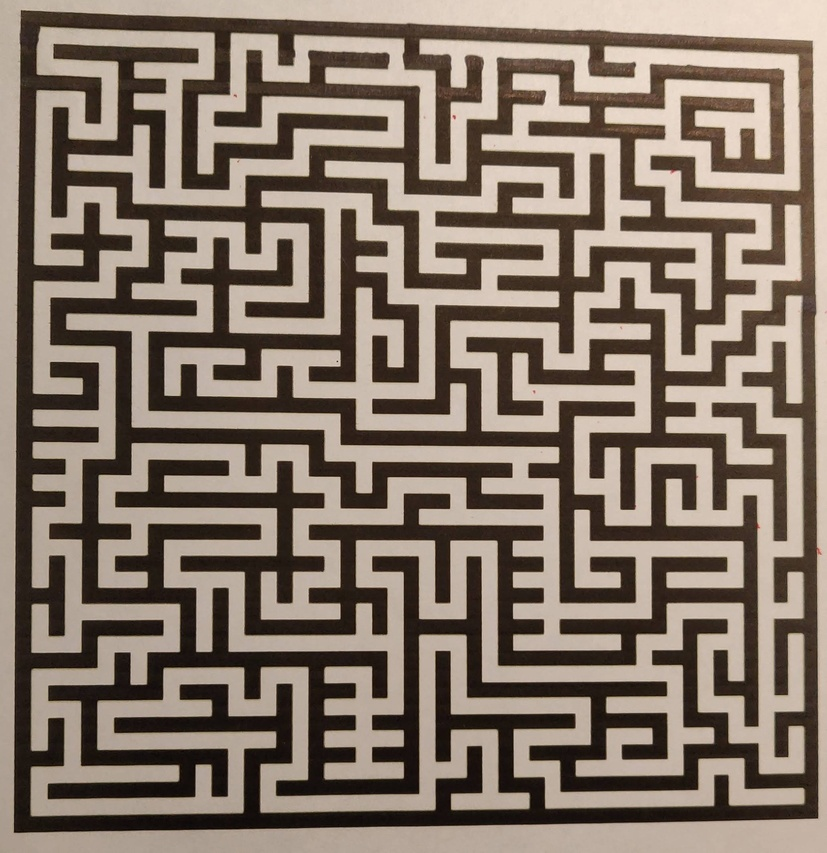
#> input picture mazePhoto.jpg, 827 x 853 px, shrunk from 2060 x 2124 before the run
$ python lineFinder.py
#> lines starting #> are read from the running program, lines starting #| are printed output that depends on the picture
import cv2 as cv
import numpy as np
img = cv.imread(cv.samples.findFile('mazePhoto.jpg'))
#> img is the input picture: shape (853, 827, 3); mean B, G, R 106.2, 118.7, 133.2
gray = cv.cvtColor(img,cv.COLOR_BGR2GRAY)
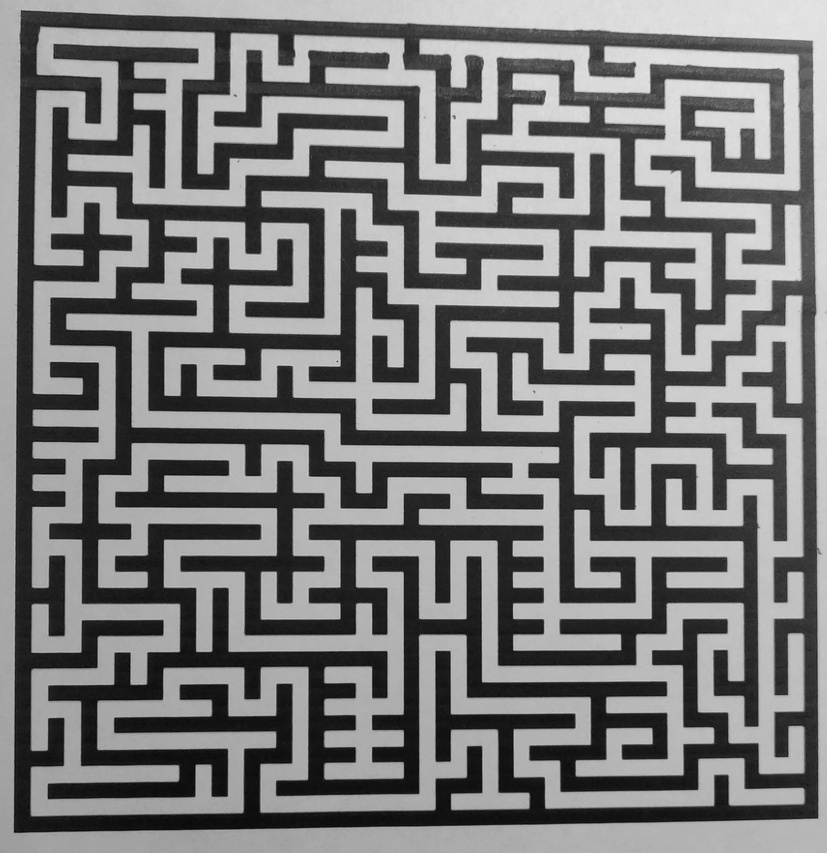
#> gray: shape (853, 827); min 3, max 229, mean 121.6
edges = cv.Canny(gray,50,150,apertureSize = 3)
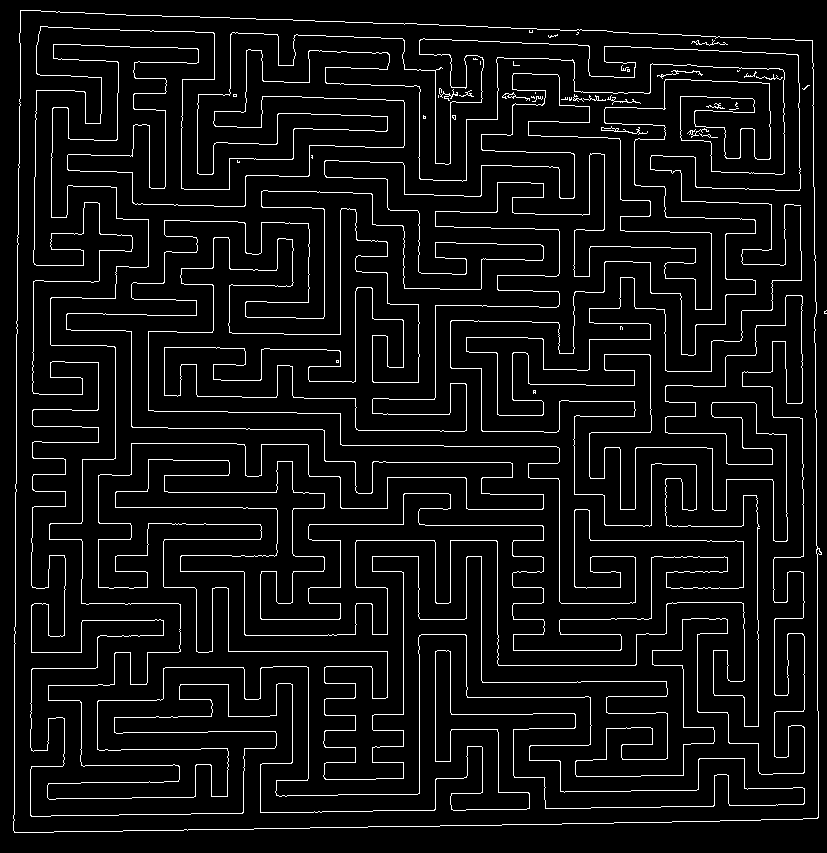
#> edges: shape (853, 827); 6.1% white in thin lines or dots
lines = cv.HoughLinesP(edges,1,np.pi/180,50,minLineLength=2,maxLineGap=30)
#> lines = 350 rows, first 6: [19, 832, 802, 819], [87, 815, 487, 809], [435, 826, 435, 24], [277, 540, 816, 540], [403, 524, 403, 210], [15, 603, 676, 603]
for line in lines:
    x1,y1,x2,y2 = line[0]
    cv.line(img,(x1,y1),(x2,y2),(0,255,0),2)
#> this loop made 350 passes
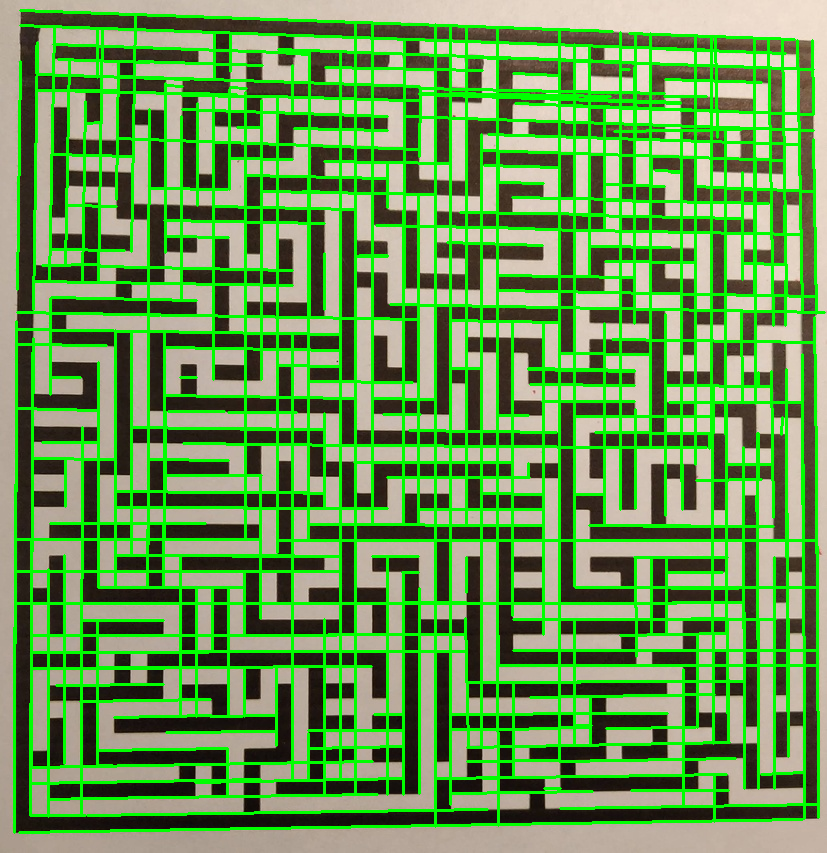
#> img: shape (853, 827, 3); mean B, G, R 84, 150.9, 104.4
cv.imwrite('houghlines5.jpg',img)

$ run again, with AStarMan.jpg copied over mazePhoto.jpg
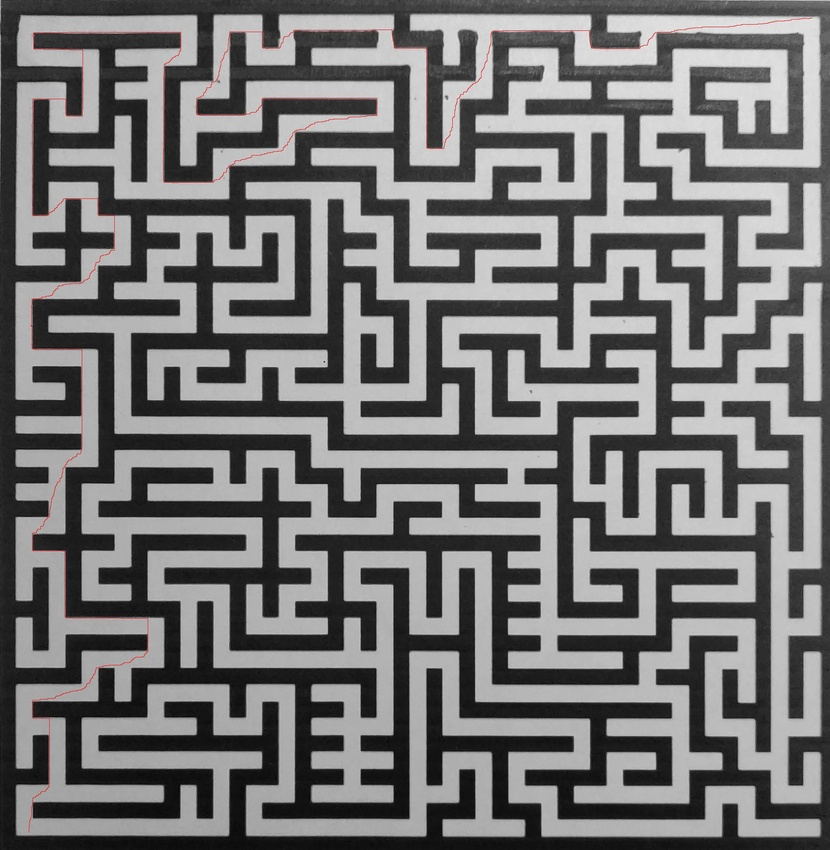
#> input picture AStarMan.jpg, 830 x 850 px, shrunk from 1989 x 2039 before the run
#> img is the input picture: shape (850, 830, 3); mean B, G, R 116, 116, 116.5
#> `edges = cv.Canny(gray,50,150,apertureSize = 3)`:
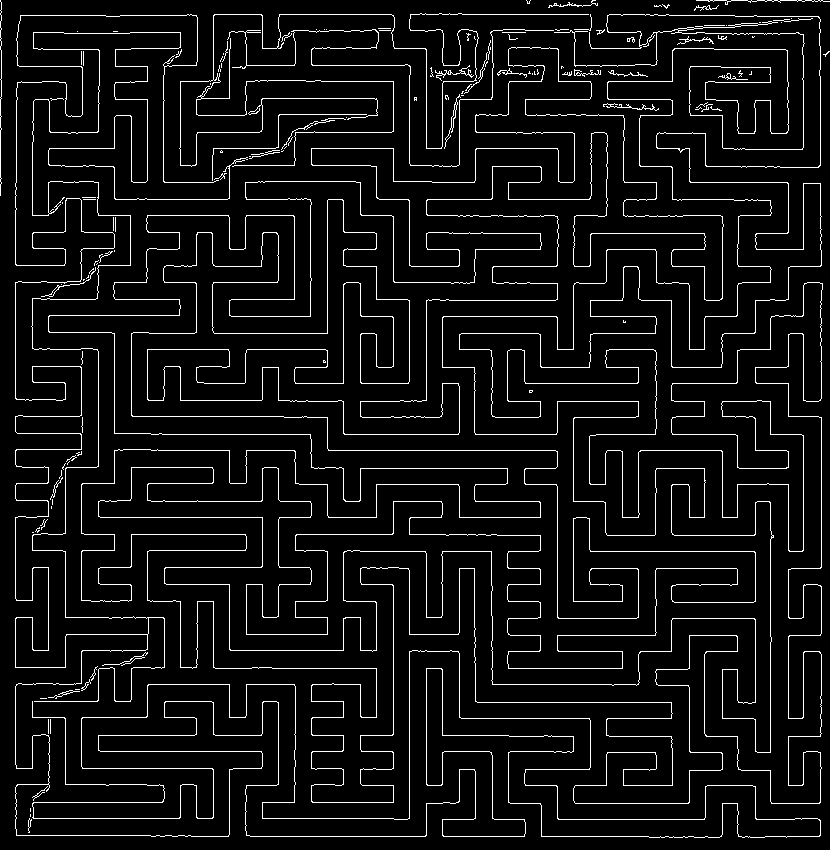
#> edges: shape (850, 830); 6.3% white in thin lines or dots
#> lines = 299 rows, first 6: [151, 836, 819, 836], [15, 517, 821, 517], [409, 818, 409, 19], [788, 819, 788, 82], [393, 818, 393, 15], [151, 434, 821, 434]
#> the loop `for line in lines:` made 299 passes
#> after the loop `for line in lines:`:
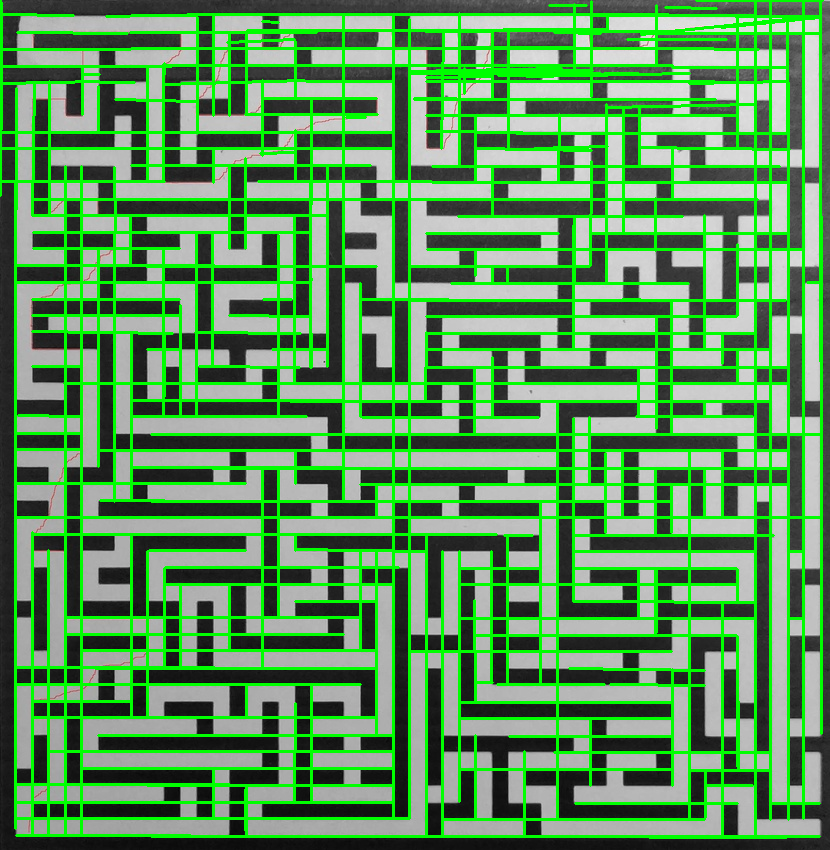
#> img: shape (850, 830, 3); mean B, G, R 91.3, 146, 91.6
